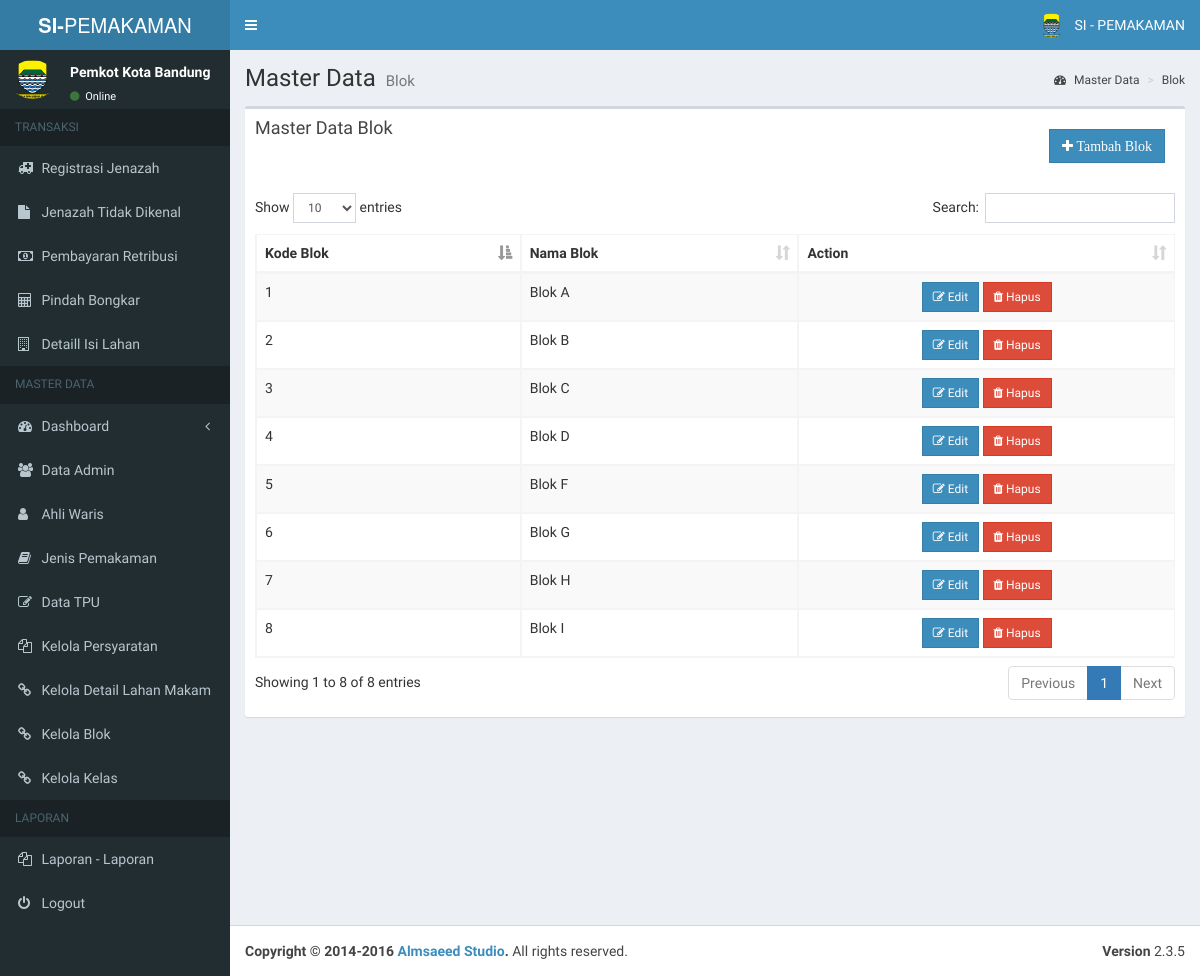
Screenshot of /pages/admin/kelola_blok.php (signed in) with the database file from the repository.
### tables this page shows
CREATE TABLE IF NOT EXISTS `blok` (
  `id_blok` int(11) NOT NULL,
  `nama_blok` varchar(255) DEFAULT NULL
);

### pages/admin/kelola_blok.php (the view, shortened to what this page needs)
<?php include('header.php'); ?>
<?php include('nav.php'); ?>
<div class="content-wrapper">
  <section class="content-header">
    <h1>
      Master Data
      <small>Blok</small>
    </h1>
    <ol class="breadcrumb">
      <li><a href="#"><i class="fa fa-dashboard"></i> Master Data</a></li>
      <li><a href="#">Blok</a></li>
    </ol>
  </section>
  <section class="content">
    <div class="row">
      <div class="col-xs-12">
        <div class="box">
          <div class="box-header">
            <h3 class="box-title">Master Data Blok</h3>
            <div class="box-header pull-right">
              <button type="button" class="btn btn-primary btn-flat" data-toggle="modal" data-target="#myModal"><span class="fa fa-plus"> Tambah Blok</span></button>
            </div>
          </div>
          <div class="box-body">
            <div class="table-responsive">
              <table id="example1" class="table table-bordered table-striped">
                <thead>
                  <tr>
                    <th>Kode Blok</th>
                    <th>Nama Blok</th>
                    <th>Action</th>
                  </tr>
                </thead>
                <tbody>
                  <?php
                  $no=1;
                  $sql = mysql_query("SELECT * FROM blok")or die(mysql_error());
                  while($row = mysql_fetch_array($sql)){
                    ?>
                    <tr>
                      <form method="POST" action="">
                        <td><?php echo $row['id_blok']; ?></td>
                        <td><?php echo $row['nama_blok'] ?></td>
                        <td align="center">
                          <a href="#" class='open_modal' id='<?php echo $row['id_blok']; ?>'>
                           <button type="button" class="btn btn-primary btn-flat btn-sm">
                            <i class="fa fa-edit"></i> Edit</button></a>
                            <a href="delete_blok.php?&id_blok=<?php echo $row['id_blok']; ?>" class="delete-link">
                              <button type="submit" class="btn btn-danger btn-flat btn-sm">
                                <i class="fa fa-trash"></i> Hapus</button></a>
                              </td>
                            </form>
                          </tr>
                          <?php $no++; } ?>
                        </tbody>
                      </table>
                    </div>
                  </div>
                </div>
              </div>
            </div>
          </section>
        </div>
       <?php include('footer.php'); ?>

### pages/admin/header.php (shortened to what this page needs)
<!DOCTYPE html>
<html>
<head>
  <link rel="stylesheet" href="../../bootstrap/css/bootstrap.min.css">
  <link rel="stylesheet" href="https://cdnjs.cloudflare.com/ajax/libs/font-awesome/4.5.0/css/font-awesome.min.css">
  <link rel="stylesheet" href="https://cdnjs.cloudflare.com/ajax/libs/ionicons/2.0.1/css/ionicons.min.css">
  <link rel="stylesheet" href="../../plugins/datatables/dataTables.bootstrap.css">
  <link rel="stylesheet" href="../../dist/css/AdminLTE.min.css">
   <link rel="stylesheet" href="../../dist/css/skins/_all-skins.min.css">
   <link rel="stylesheet" href="../../plugins/select2/select2.min.css">
   <link rel="stylesheet" type="text/css" href="../../dist/sweetalert.css">
</head>
<body class="hold-transition skin-blue sidebar-mini">
  <div class="wrapper">
    <header class="main-header">
      <a href="../../index2.html" class="logo">
        <span class="logo-lg"><b>SI-</b>PEMAKAMAN</span>
      </a>
      <nav class="navbar navbar-static-top">
        <a href="#" class="sidebar-toggle" data-toggle="offcanvas" role="button">
        </a>
        <div class="navbar-custom-menu">
          <ul class="nav navbar-nav">
            <li class="dropdown user user-menu">
              <a href="#" class="dropdown-toggle" data-toggle="dropdown">
                <img src="../../dist/img/pemkot.png" class="user-image" alt="User Image">
                <span class="hidden-xs">SI - PEMAKAMAN</span>
              </a>
            </li>
          </ul>
        </div>
      </nav>
    </header>

### pages/admin/nav.php (shortened to what this page needs)
<aside class="main-sidebar">
  <section class="sidebar">
    <div class="user-panel">
      <div class="pull-left image">
        <img src="../../dist/img/pemkot.png" class="img-circle" alt="User Image">
      </div>
      <div class="pull-left info">
        <p>Pemkot Kota Bandung</p>
        <a href="#"><i class="fa fa-circle text-success"></i> Online</a>
      </div>
    </div>
    <ul class="sidebar-menu">
      <li class="header">TRANSAKSI</li>
      <li><a href="kelola_registrasi.php"><i class="fa fa-ambulance"></i> Registrasi Jenazah</a></li>
      <li><a href="kelola_registrasi_tidak_dikenal.php"><i class="fa fa-file"></i> Jenazah Tidak Dikenal</a></li>
      <li><a href="kelola_pembayaran.php"><i class="fa fa-money"></i> Pembayaran Retribusi</a></li>
      <li><a href="kelola_bongkar.php"><i class="fa fa-calculator"></i> Pindah Bongkar</a></li>
      <li><a href="kelola_isi_lahan.php"><i class="fa fa-building-o"></i> Detaill Isi Lahan</a></li>
      <li class="header">MASTER DATA</li>
      <li class="treeview">
        <a href="#">
          <i class="fa fa-dashboard"></i> <span>Dashboard</span>
          <span class="pull-right-container">
            <i class="fa fa-angle-left pull-right"></i>
          </span>
        </a>
        </li>
        <li><a href="kelola_admin.php"><i class="fa fa-users"></i> Data Admin</a></li>
        <li><a href="kelola_ahli_waris.php"><i class="fa fa-user"></i> Ahli Waris</a></li>
        <li><a href="kelola_jenis_makam.php"><i class="fa fa-book"></i> Jenis Pemakaman</a></li>
        <li><a href="kelola_tpu.php"><i class="fa fa-edit"></i> Data TPU</a></li>
        <li><a href="kelola_persyaratan.php"><i class="fa fa-files-o"></i> Kelola Persyaratan</a></li>
        <li><a href="kelola_lahan.php"><i class="fa fa-link"></i> Kelola Detail Lahan Makam</a></li>
        <li><a href="kelola_blok.php"><i class="fa fa-link"></i> Kelola Blok</a></li>
        <li><a href="kelola_kelas.php"><i class="fa fa-link"></i> Kelola Kelas</a></li>
        <li class="header">LAPORAN</li>
         <li><a href="#"><i class="fa fa-files-o"></i> <span>Laporan  - Laporan</span></a></li>
        <li><a href="logout.php"><i class="fa fa-power-off"></i> <span>Logout</span></a></li>
      </ul>
    </section>
  </aside>

### pages/admin/footer.php (shortened to what this page needs)
<footer class="main-footer">
  <div class="pull-right hidden-xs">
    <b>Version</b> 2.3.5
  </div>
  <strong>Copyright &copy; 2014-2016 <a href="http://almsaeedstudio.com">Almsaeed Studio</a>.</strong> All rights
  reserved.
</footer>
 </div>
</body>
</html>

### rows the page displays
blok: id_blok "1", nama_blok "Blok A"
blok: id_blok "2", nama_blok "Blok B"
blok: id_blok "3", nama_blok "Blok C"
blok: id_blok "4", nama_blok "Blok D"
blok: id_blok "5", nama_blok "Blok F"
blok: id_blok "6", nama_blok "Blok G"
blok: id_blok "7", nama_blok "Blok H"
blok: id_blok "8", nama_blok "Blok I"
